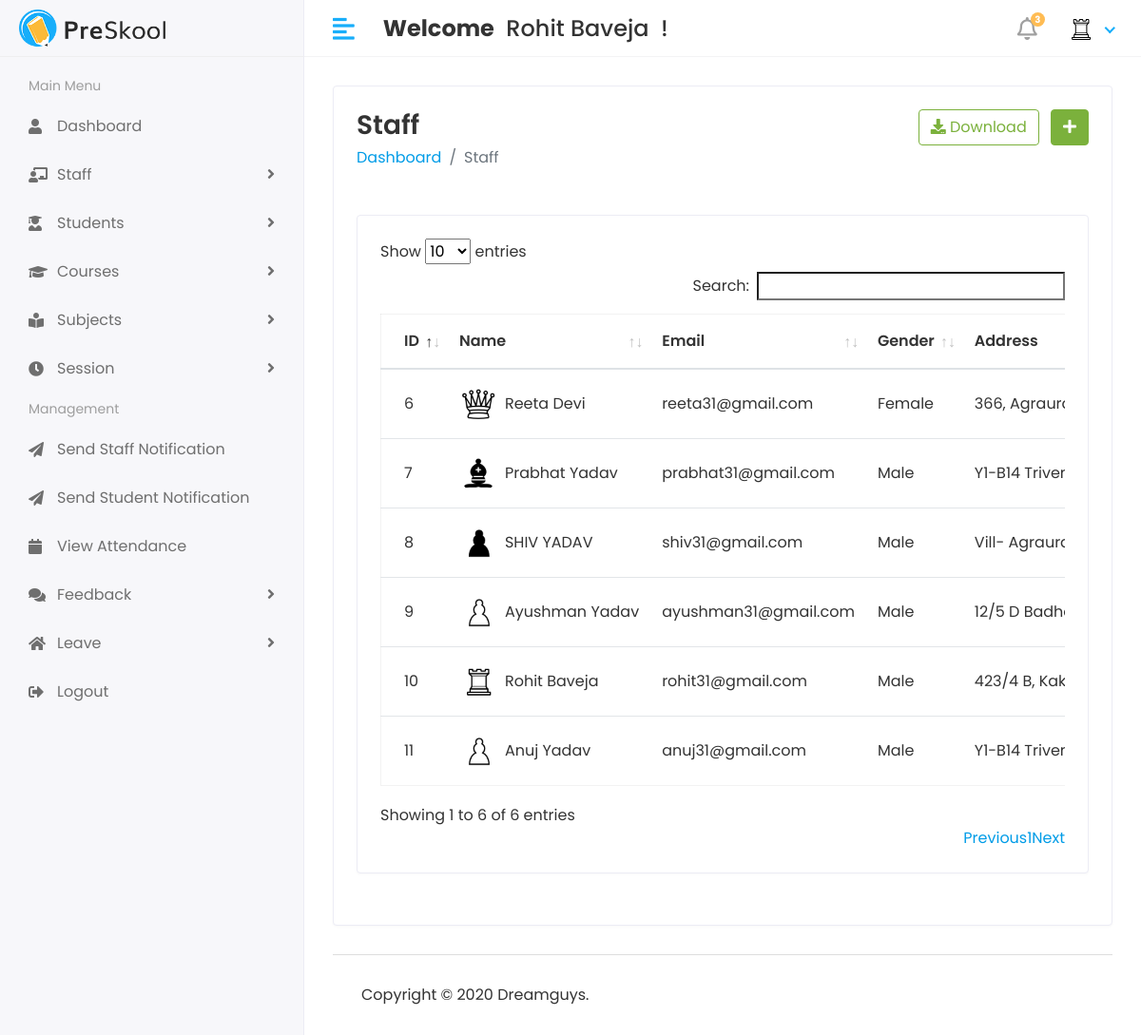
/Hod/Staff/view (signed in), run on the app's committed database.
### myApp/models.py (models this page shows, shortened)
class CustomUser(AbstractUser):
  USER = (
    (1, 'HOD'),
    (2, 'STAFF'),
    (3, 'STUDENT'),
  )
  user_type = models.CharField(choices=USER, max_length=50, default=1)
  profile_Pic = models.ImageField(upload_to='media/profilePic')

class Staff(models.Model):
  objects = None
  admin = models.OneToOneField(CustomUser, on_delete=models.CASCADE)
  address = models.TextField()
  gender = models.CharField(max_length=100)
  created_at = models.DateTimeField(auto_now_add=True)
  updated_at = models.DateTimeField(auto_now=True)

### StudentManagementProject/Hod_Views.py (the view)
@login_required(login_url='/')
def view_staff(request):
  staff = Staff.objects.all()
  context = {
    'staffs': staff,
  }
  return render(request, 'Hod/view_staff.html', context)

### templates/Hod/view_staff.html (shortened to what this page needs)
{% extends 'base.html' %}
{% block content %}
{% load static %}
<div class="row">
  <div class="col-sm-12">
    <div class="card">
      <div class="card-body">
        <div class="row">
          <div class="col bg-white">
            <h3 class="page-title">Staff</h3>
            <ul class="breadcrumb bg-white p-0 mb-5">
              <li class="breadcrumb-item"><a href="{% url 'hod_home' %}">Dashboard</a></li>
              <li class="breadcrumb-item active">Staff</li>
            </ul>
          </div>
          <div class="col-auto text-right float-right ml-auto">
            <a href="#" class="btn btn-outline-success mr-2"><i class="fas fa-download"></i> Download</a>
            <a href="{% url 'add_staff' %}" class="btn btn-success"><i class="fas fa-plus"></i></a>
          </div>
        </div>
        <div class="row">
          <div class="col-sm-12">
            <div class="card card-table">
              <div class="card-body">
                <div class="table-responsive">
                  <table id="table_id" class="table table-hover table-center mb-0">
                    <thead>
                    <tr>
                      <th>ID</th>
                      <th>Name</th>
                      <th>Email</th>
                      <th>Gender</th>
                      <th>Address</th>
                    </tr>
                    </thead>
                    <tbody>
                    {% for i in staffs %}
                    <tr>
                      <td>{{i.id}}</td>
                      <td>
                        <h2 class="table-avatar">
                          {% if i.admin_id.profile_Pic == "" %}
                          <a href="#" class="avatar avatar-sm mr-2"><img
                              class="avatar-img rounded-circle"
                              src="{% static 'assets/img/no-img.jpg' %}"></a>
                          {% else %}
                          <a href="#" class="avatar avatar-sm mr-2"><img
                              class="avatar-img rounded-circle" src="/{{i.admin.profile_Pic}}"></a>
                          <a href="#">{{i.admin.first_name}}&nbsp;{{i.admin.last_name}}</a>
                          {% endif %}
                        </h2>
                      </td>
                      <td>{{i.admin.email}}</td>
                      <td>{{i.gender}}</td>
                      <td>{{i.address}}</td>
                    </tr>
                    {% endfor %}
                    </tbody>
                  </table>
                </div>
              </div>
            </div>
          </div>
        </div>
      </div>
    </div>
  </div>
</div>
{% endblock %}

### templates/includes/header.html (shortened to what this page needs)
{% load static %}
<div class="header">
  <div class="header-left">
    <a href="#" class="logo">
      <img src="{% static 'assets/img/logo.png' %}" alt="Logo">
    </a>
  </div>
  <a href="javascript:void(0);" id="toggle_btn">
    <i class="fas fa-align-left"></i>
  </a>
  <div class="top-nav-search mt-3">
    <h4><strong>Welcome</strong>&nbsp; <span>{{ user.first_name }} {{ user.last_name}}</span>&nbsp; !</h4>
  </div>
  <ul class="nav user-menu">
    <li class="nav-item dropdown noti-dropdown">
      <a href="#" class="dropdown-toggle nav-link" data-toggle="dropdown">
        <i class="far fa-bell"></i> <span class="badge badge-pill">3</span>
      </a>
    </li>
    <li class="nav-item dropdown has-arrow">
      <a href="#" class="dropdown-toggle nav-link" data-toggle="dropdown">
        {% if user.profile_Pic == "" %}
        <span class="user-img"><img class="rounded-circle" src="{% static 'assets/img/no-img.jpg' %}" width="31" alt="{{user.first_name}}'s Pic"></span>
        {% else %}
        <span class="user-img"><img class="rounded-circle" src="/{{user.profile_Pic}}" width="31" alt="{{user.first_name}}'s Pic"></span>
        {% endif %}
      </a>
    </li>
  </ul>
</div>

### static/assets/css/style.css (style rules this page uses)
html { height: 100%; }
body { background-color: #fff; color: #333; font-family: 'Poppins', sans-serif; font-size: 1rem; height: 100%; line-height: 1.5; overflow-x: hidden; }
h1, h2, h3, h4, h5, h6 { font-family: 'Poppins', sans-serif; margin-top: 0; }
a { color: #009ce7; }
input, button, a { transition: all 0.4s ease; -moz-transition: all 0.4s ease; -o-transition: all 0.4s ease; -ms-transition: all 0.4s ease; -webkit-transition: all 0.4s ease; }
ul, ol { padding: 0px; list-style: none; }
.table { color: #333; max-width: 100%; margin-bottom: 0; width: 100%; }
.table.dataTable { border-collapse: collapse !important; border: 1px solid rgba(0, 0, 0, 0.05); }
table.table td h2 { display: inline-block; font-size: inherit; font-weight: 400; margin: 0; padding: 0; vertical-align: middle; }
table.table td h2.table-avatar { align-items: center; display: inline-flex; font-size: inherit; font-weight: 400; margin: 0; padding: 0; vertical-align: middle; white-space: nowrap; }
table.table td h2 a { color: #333; }
.table thead tr th { font-weight: 600; }
.table tbody tr { border-bottom: 1px solid rgba(0, 0, 0, 0.05); }
.table.table-center td, .table.table-center th { vertical-align: middle; }
.card-table .card-body .table > thead > tr > th { border-top: 0; }
.card-table .card-body .table tr td:first-child, .card-table .card-body .table tr th:first-child { padding-left: 1.5rem; }
.card-table .table td, .card-table .table th { border-top: 1px solid #e2e5e8; padding: 1rem 0.75rem; white-space: nowrap; }
.bg-white { background-color: #fff; }
.btn-success { background-color: #7bb13c; border: 1px solid #7bb13c }
.btn-outline-success { color: #7bb13c; border-color: #7bb13c; }
.card { border: 1px solid #ececf5; box-shadow: 0 1px 3px 0 rgba(0, 0, 0, 0.03); margin-bottom: 1.875rem; }
.card-body { padding: 1.5rem; }
.avatar { position: relative; display: inline-block; width: 3rem; height: 3rem }
.avatar > img { width: 100%; height: 100%; -o-object-fit: cover; object-fit: cover; }
.avatar-sm { width: 2.5rem; height: 2.5rem; }
.header { background-color: #fff; border-bottom: 1px solid #f3f3f4; left: 0; position: fixed; right: 0; top: 0; z-index: 1001; height: 60px; }
.header .header-left { float: left; height: 60px; padding: 0 20px; position: relative; width: 320px; z-index: 1; transition: all 0.2s ease-in-out; background-color: #f7f7fa; border-bottom: 1px solid #efefef; border-right: 1px solid #ececf5; display: flex; align-items: center; }
.header .header-left .logo { display: inline-block; line-height: 60px; }
.header .header-left .logo img { max-height: 40px; width: auto; }
.header .dropdown-toggle:after { display: none; }
.header .has-arrow .dropdown-toggle:after { border-top: 0; border-left: 0; border-bottom: 2px solid #18aefa; border-right: 2px solid #18aefa; content: ''; height: 8px; display: inline-block; pointer-events: none; -webkit-transform-origin: 66% 66%; -ms-transform-origin: 66% 66%; transform-origin: 66% 66%; -webkit-transform: rotate(45deg); -ms-transform: rotate(45deg); transform: rotate(45deg); -webkit-transition: all 0.15s ease-in-out; transition: all 0.15s ease-in-out; width: 8px; vertical-align: 0px; }
.user-menu { float: right; margin: 0; position: relative; z-index: 99; padding-right: 15px; }
.user-menu.nav > li > a { color: #a0a0a0; font-size: 14px; line-height: 58px; padding: 0 15px; height: 60px; }
.user-img { margin-right: 3px; position: relative; }
.top-nav-search { float: left; margin-left: 15px; }
.page-title { font-size: 28px; font-weight: 600; color: #333; margin-bottom: 5px; }
.user-menu.nav > li > a .badge { background-color: #FFBC53; display: block; font-size: 10px; font-weight: bold; height: 15px; width: 15px; position: absolute; right: 7px; top: 13px; color: #fff; padding: 3px; }
.user-menu.nav > li > a > i { font-size: 1.5rem; line-height: 60px; }
@media (min-width: 992px) { #toggle_btn { align-items: center; color: #18aefa; display: inline-flex; float: left; font-size: 26px; height: 60px; justify-content: center; margin-left: 15px; padding: 0 15px; } }

### data on the page
CustomUser: first_name "Rohit", last_name "Baveja", profile_Pic (picture)
Staff: id "6", admin.profile_Pic (picture), admin.first_name "Reeta", admin.last_name "Devi", admin.email "reeta31@gmail.com", gender "Female", address "366,…"
Staff: id "7", admin.profile_Pic (picture), admin.first_name "Prabhat", admin.last_name "Yadav", admin.email "prabhat31@gmail.com", gender "Male", address "Y1-B14…"
Staff: id "8", admin.profile_Pic (picture), admin.first_name "SHIV", admin.last_name "YADAV", admin.email "shiv31@gmail.com", gender "Male", address "Vill-…"
Staff: id "9", admin.profile_Pic (picture), admin.first_name "Ayushman", admin.last_name "Yadav", admin.email "ayushman31@gmail.com", gender "Male", address "12/5 D…"
Staff: id "10", admin.profile_Pic (picture), admin.first_name "Rohit", admin.last_name "Baveja", admin.email "rohit31@gmail.com", gender "Male", address "423/4 B,…"
Staff: id "11", admin.profile_Pic (picture), admin.first_name "Anuj", admin.last_name "Yadav", admin.email "anuj31@gmail.com", gender "Male", address "Y1-B14…"
